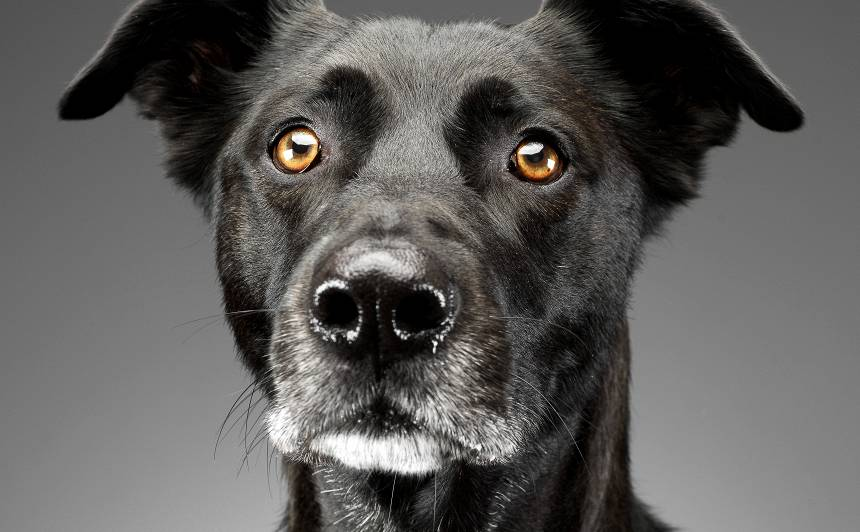
#> input picture 2_topic/30.11./suns.jpg, 860 x 532 px, found by its file name
$ python img.py
#> lines starting #> are read from the running program, lines starting #| are printed output that depends on the picture
from PIL import Image

def bilde():

  datne = "30.11./suns.jpg"

  with Image.open(datne) as im:

#> im is the input picture: PIL image 860x532 RGB; mean R, G, B 93.3, 91.8, 90
    print(datne, im.format, f"{im.size}x{im.mode}")
#| 30.11./suns.jpg JPEG (860, 532)xRGB
    im.show()

    izmers = (100,100)

    im.thumbnail(izmers)
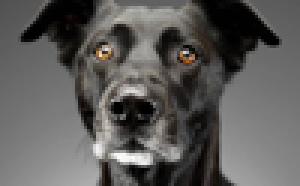
#> im: PIL image 100x62 RGB (shown 3 times larger); mean R, G, B 93.3, 91.9, 90.1

    im.save("30.11./maza_bilde.jpg", im.format)


bilde()
